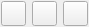
<?xml version="1.0" encoding="UTF-8"?>
<ui version="4.0">
 <class>UserEntityWidget</class>
 <widget class="QWidget" name="UserEntityWidget">
  <property name="geometry">
   <rect>
    <x>0</x>
    <y>0</y>
    <width>89</width>
    <height>27</height>
   </rect>
  </property>
  <property name="windowTitle">
   <string>Form</string>
  </property>
  <layout class="QHBoxLayout" name="horizontalLayout_2">
   <property name="leftMargin">
    <number>0</number>
   </property>
   <property name="topMargin">
    <number>0</number>
   </property>
   <property name="rightMargin">
    <number>0</number>
   </property>
   <property name="bottomMargin">
    <number>0</number>
   </property>
   <item>
    <layout class="QHBoxLayout" name="horizontalLayout">
     <item>
      <widget class="QPushButton" name="operationwidget_modify_pushButton">
       <property name="maximumSize">
        <size>
         <width>25</width>
         <height>25</height>
        </size>
       </property>
       <property name="toolTip">
        <string>修改</string>
       </property>
       <property name="styleSheet">
        <string notr="true">background-image: url(:/pic/resource/img/operation/xiugai_25.png);</string>
       </property>
       <property name="text">
        <string/>
       </property>
      </widget>
     </item>
     <item>
      <widget class="QPushButton" name="operationwidget_forbid_pushButton">
       <property name="maximumSize">
        <size>
         <width>25</width>
         <height>25</height>
        </size>
       </property>
       <property name="toolTip">
        <string>禁止</string>
       </property>
       <property name="styleSheet">
        <string notr="true">background-image: url(:/pic/resource/img/operation/forbid_25.png);</string>
       </property>
       <property name="text">
        <string/>
       </property>
      </widget>
     </item>
     <item>
      <widget class="QPushButton" name="operationwidget_delete_pushButton">
       <property name="maximumSize">
        <size>
         <width>25</width>
         <height>25</height>
        </size>
       </property>
       <property name="toolTip">
        <string>删除</string>
       </property>
       <property name="styleSheet">
        <string notr="true">background-image: url(:/pic/resource/img/operation/delete_25.png);</string>
       </property>
       <property name="text">
        <string/>
       </property>
      </widget>
     </item>
    </layout>
   </item>
  </layout>
 </widget>
 <resources/>
 <connections/>
</ui>
